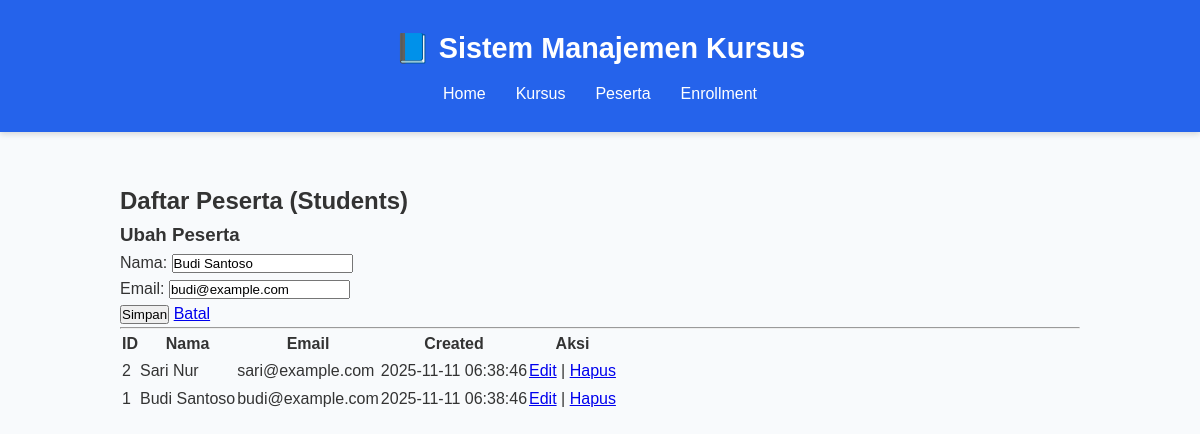
The app's page /index.php?page=students&edit=1 with its own data.
### tables this page shows
CREATE TABLE IF NOT EXISTS students (
  id INT AUTO_INCREMENT PRIMARY KEY,
  name VARCHAR(200) NOT NULL,
  email VARCHAR(200) NOT NULL UNIQUE,
  created_at TIMESTAMP DEFAULT CURRENT_TIMESTAMP
);

### class/Student.php (called while the page is built, shortened)
<?php
class Student {
    private $conn;
    public function __construct($pdo) {
        $this->conn = $pdo;
    }
    public function getAll() {
        $sql = "SELECT id, name, email, created_at FROM students ORDER BY id DESC";
        $stmt = $this->conn->prepare($sql);
        $stmt->execute();
        return $stmt->fetchAll(PDO::FETCH_ASSOC);
    }
    public function getById($id) {
        $sql = "SELECT id, name, email FROM students WHERE id = :id";
        $stmt = $this->conn->prepare($sql);
        $stmt->execute([':id' => $id]);
        return $stmt->fetch(PDO::FETCH_ASSOC);
    }
}

### view/students.php (the view, shortened to what this page needs)
<?php
$students = $studentObj->getAll();
?>
<h2>Daftar Peserta (Students)</h2>
<?php
if (isset($_GET['edit'])) {
    $id = (int)$_GET['edit'];
    $s = $studentObj->getById($id);
    if ($s) {
        ?>
        <h3>Ubah Peserta</h3>
        <form method="post" action="index.php?page=students">
            <label>Nama: <input type="text" name="name" required value="<?php echo htmlspecialchars($s['name']); ?>"></label><br>
            <label>Email: <input type="email" name="email" required value="<?php echo htmlspecialchars($s['email']); ?>"></label><br>
            <button type="submit">Simpan</button>
            <a href="index.php?page=students">Batal</a>
        </form>
        <?php
    }
}
?>
<hr />
<table>
    <thead>
        <tr><th>ID</th><th>Nama</th><th>Email</th><th>Created</th><th>Aksi</th></tr>
    </thead>
    <tbody>
    <?php foreach ($students as $st): ?>
        <tr>
            <td><?php echo $st['id']; ?></td>
            <td><?php echo htmlspecialchars($st['name']); ?></td>
            <td><?php echo htmlspecialchars($st['email']); ?></td>
            <td><?php echo $st['created_at']; ?></td>
            <td>
                <a href="index.php?page=students&edit=<?php echo $st['id']; ?>">Edit</a> |
                <a href="index.php?page=students&delete=<?php echo $st['id']; ?>" onclick="return confirm('Hapus peserta?')">Hapus</a>
            </td>
        </tr>
    <?php endforeach; ?>
    </tbody>
</table>

### style.css (style rules this page uses)
* { margin: 0; padding: 0; box-sizing: border-box; font-family: "Poppins", sans-serif; }
body { background-color: #f8fafc; color: #333; line-height: 1.6; }

### records on screen
students: name "Budi Santoso", email "budi@example.com", id "1", created_at "2025-11-11 06:38:46"
students: id "2", name "Sari Nur", email "sari@example.com", created_at "2025-11-11 06:38:46"
